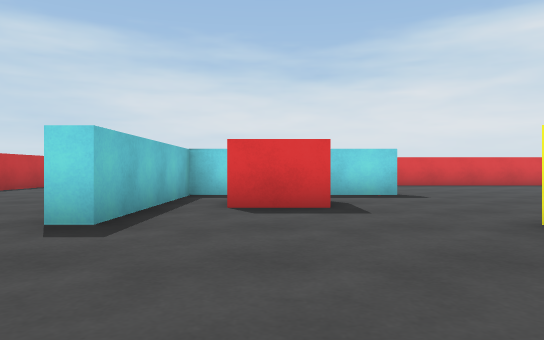
view 1 (above)

23 first-person views from a walk through a Unity game level. The camera is 0.55 m above the floor, looks level and sees 70° across. The floor is counted in squares, 1 m on a side. Each view is taken from the middle of a square. On the plan, view 1 faces up. The plan holds only what a view shows up to about 10 squares ahead; the rest is blank. The place goes on beyond the plan. The player character is not drawn.

view 2
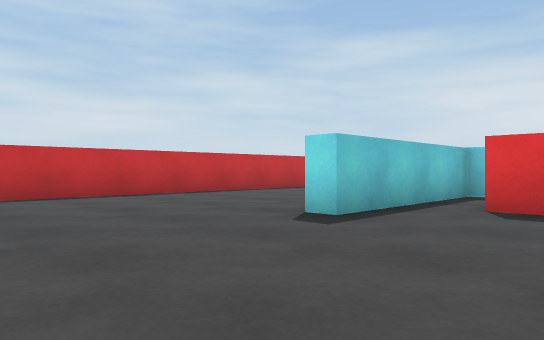

view 3
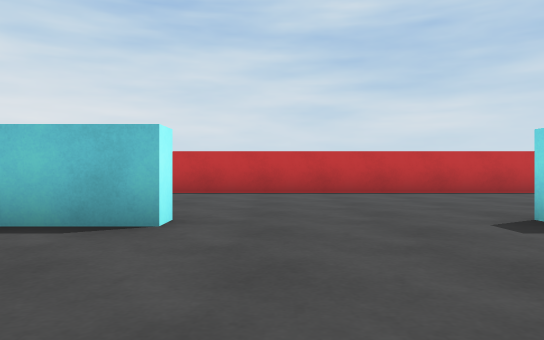

view 4
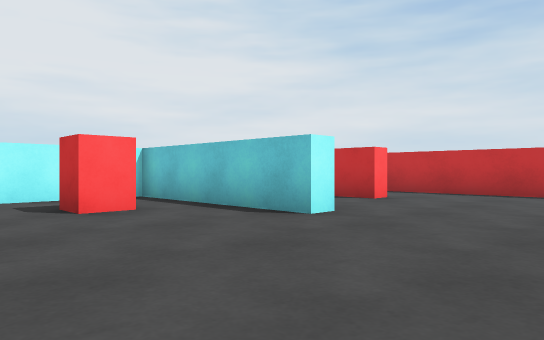

view 5
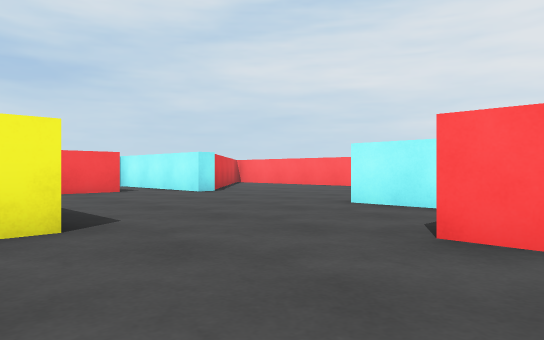

view 6
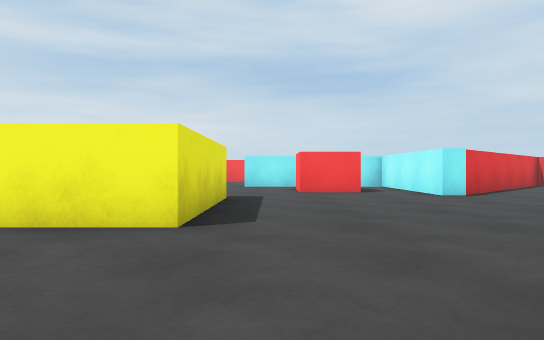

view 7
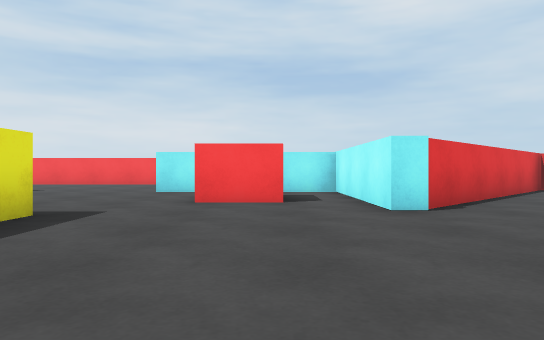

view 8
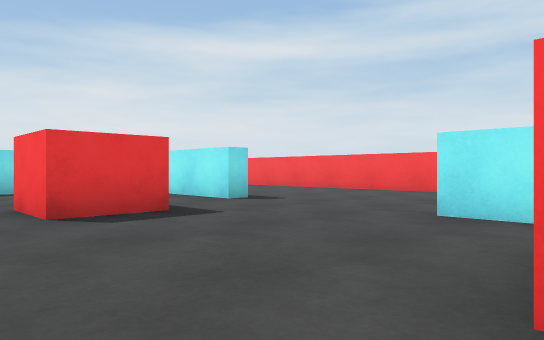

view 9
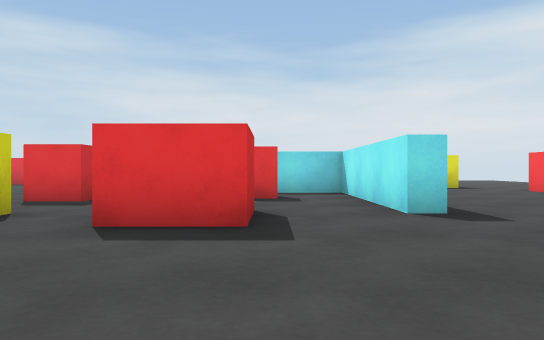

view 10
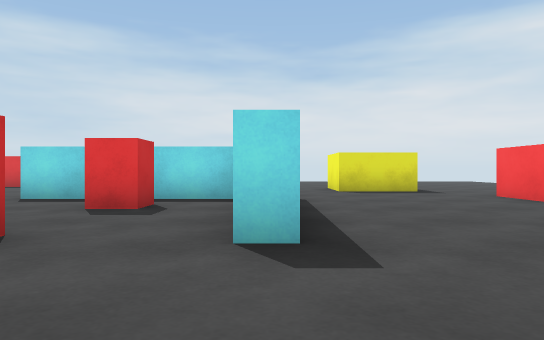

view 11
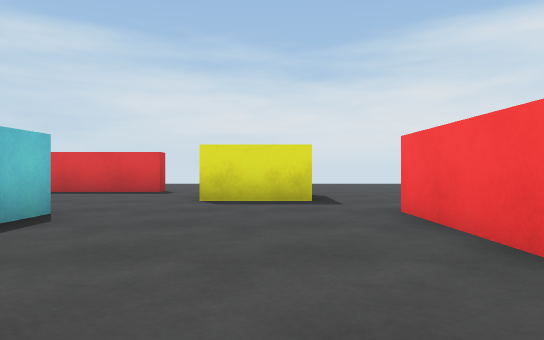

view 12
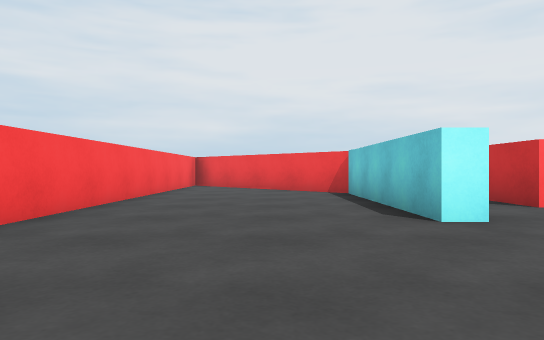

view 13
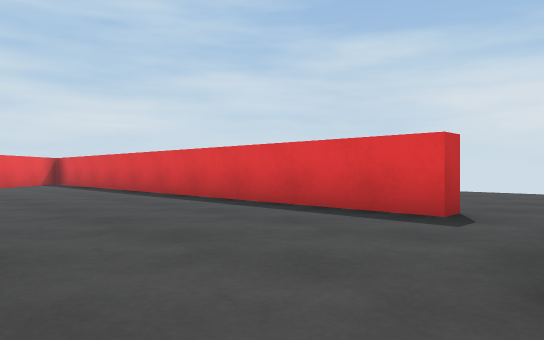

view 14
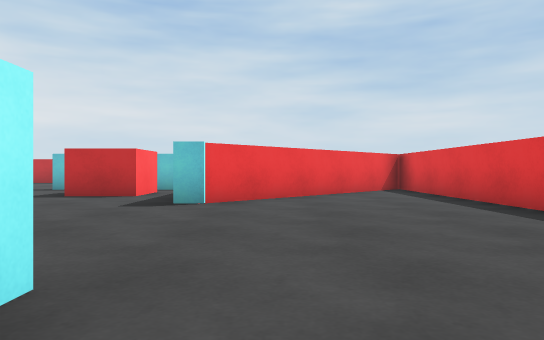

view 15
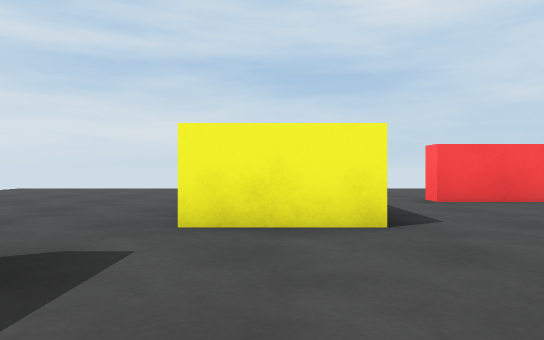

view 16
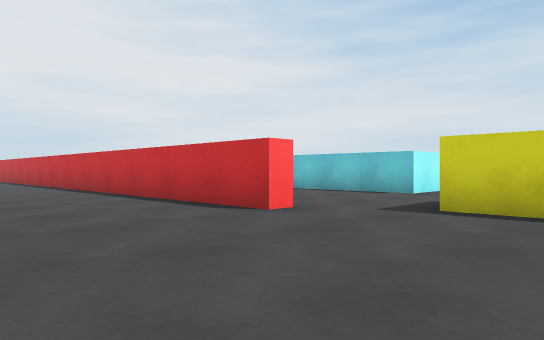

view 17
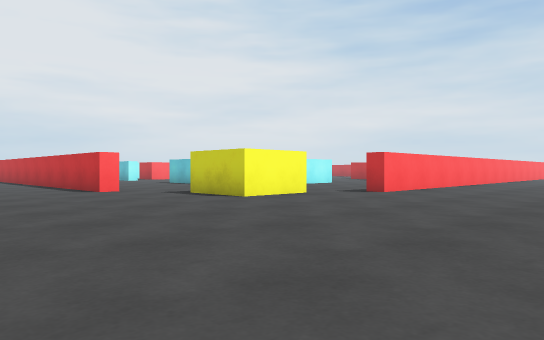

view 18
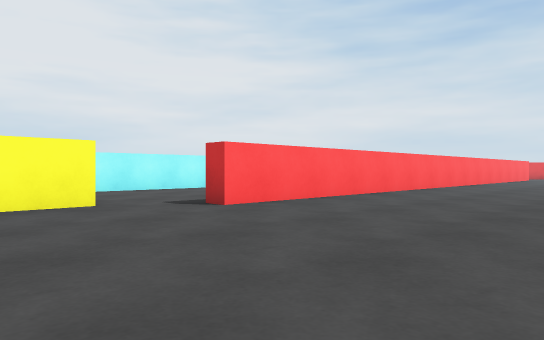

view 19
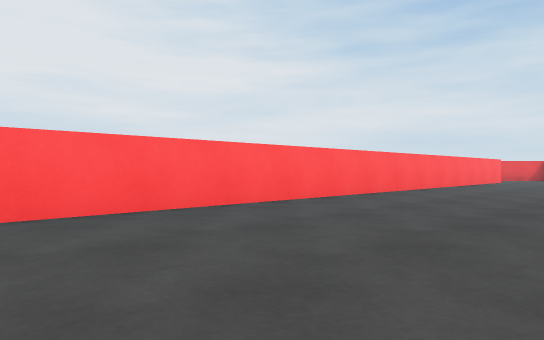

view 20
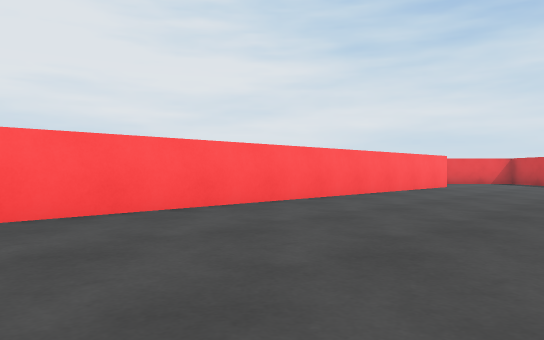

view 21
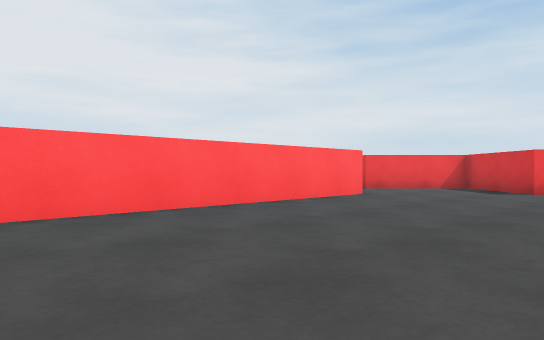

view 22
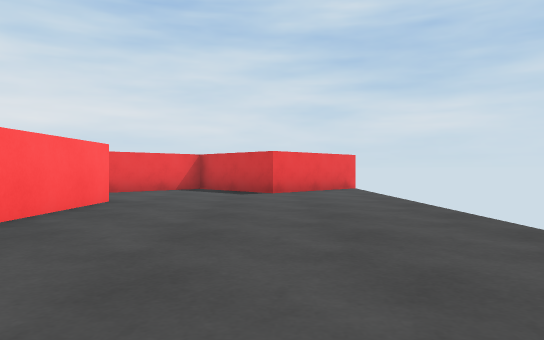

view 23
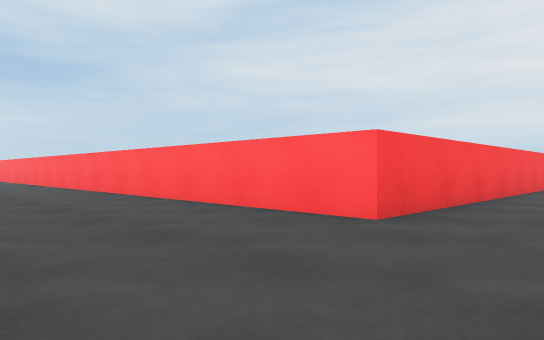

### Floor plan
Points are (right, up) in squares from view 1. A wall is a line through its corners. A room is listed if a view was taken in it or the views show most of it. See-through windows are left out.
Room 1 (views 1, 2, 3, 4, 5, 6, 7, 8, 9, 10, 11, 12, 13, 14, 15, 16, 17, 18, 19, 20, 21, 22, 23)
walls: (10.9, 8.9) (12.2, 8.9) (12.2, 7.6); (12.2, 3.9) (11.7, 3.9) (11.7, 8.4) (7.1, 8.4); (6.8, -0.1) (2.7, -0.1) (2.7, 1.6); (-0.9, 8.4) (-1.8, 8.4) (-1.8, 3.9) (-2.4, 3.9); (11.7, -1.1) (11.7, -0.1) (12.2, -0.1) (12.2, -5.3) (13, -6.1); (16.7, 6.4) (16.7, 9.2) (17.2, 9.2) (17.2, 2.6); (-1, 12.6) (2.7, 8.8) (2.7, 8.4) (1.2, 8.4); (16.7, 1.9) (16.7, 2.5); (-2.4, -0.1) (-1.8, -0.1) (-1.8, -4.6) (2.8, -4.6); (7.2, -5.1) (7.2, -4.6) (11.7, -4.6) (11.7, -3.2); (-7.3, 7.4) (-7.3, -1.9); (-5.2, -0.9) (-4.7, -0.9) (-4.7, -1.9); (9.8, -7.5) (7.4, -5.2); (16.7, -6) (16.7, 0.2); (-7.8, 14.2) (12.2, 14.2) (12.2, 13.7) (-1, 13.7); (-11.1, 17.9) (-10.2, 17) (-11.2, 16)
ways out: opening at (-9.5, 15)
objects: red block (0, -3) to (0, -2); red block (0, 6) to (1, 7); red cube (6, 6) to (6, 7); red block (9, -3) to (10, -2); red block (9, 3) to (10, 4); red block (10, 7); yellow block (14, 11) to (15, 13)

Where each view was taken, in squares from view 1:
view 1: 0 up, 0 right, facing up
view 2: 0 up, 1 right, facing up-left
view 3: 1 up, 2 right, facing left
view 4: 3 up, 2 right, facing down-left
view 5: 1 up, 1 left, facing down-right
view 6: 1 down, 1 left, facing right
view 7: 3 down, 2 right, facing right
view 8: 2 down, 7 right, facing up-right
view 9: 1 down, 10 right, facing up
view 10: 1 up, 12 right, facing up
view 11: 4 up, 15 right, facing up
view 12: 4 up, 14 right, facing down
view 13: 9 up, 14 right, facing up-left
view 14: 10 up, 9 right, facing left
view 15: 12 up, 10 right, facing right
view 16: 13 up, 21 right, facing down-left
view 17: 19 up, 21 right, facing down-left
view 18: 19 up, 16 right, facing down-left
view 19: 19 up, 11 right, facing down-left
view 20: 19 up, 5 right, facing down-left
view 21: 19 up, 0 right, facing down-left
view 22: 17 up, 1 left, facing left
view 23: 18 up, 10 left, facing down-right
